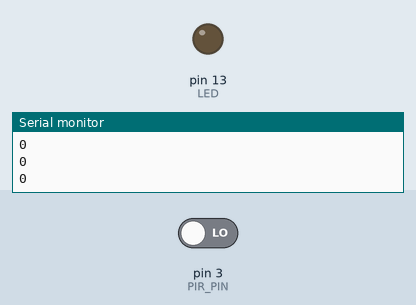
Recording of a sketch running on a simulated Arduino Uno, built with avr-gcc and run on an emulated ATmega328P. Shown: output pins drawn as LEDs (lit = HIGH), the last lines printed to the serial monitor. Inputs (shaded band) come from the test bench; at power-on: pin 3 (PIR_PIN) LOW.

Above: at 2.8 s.
2.9 s: pin 3 (PIR_PIN) driven HIGH
At 3.3 s:
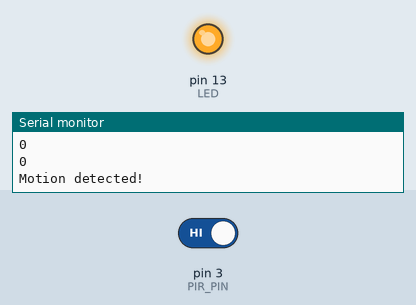
4.5 s: pin 3 (PIR_PIN) driven LOW
At 6.0 s:
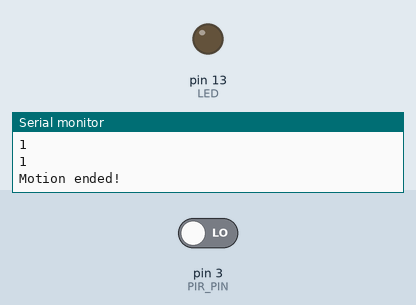
Timing chart, 0 to 7.5 s (numbered marks = the images above; inputs shaded):
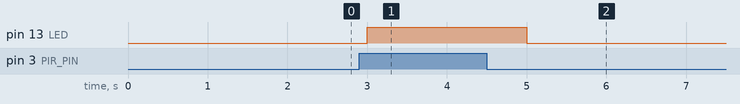

The sketch:

Mvt_Detector.ino
```cpp
#define PIR_PIN  3
#define LED 13
int val = 0;  // variable to store the value coming from the sensor
int pirState = LOW;

void setup()
{
  pinMode(PIR_PIN, INPUT);
  pinMode(LED, OUTPUT);
  Serial.begin(9600);
}

void loop()
{
  Serial.println(val);
  val = digitalRead(PIR_PIN);  // read input value
  if (val == HIGH)
  {            // check if the input is HIGH
    if (pirState == LOW)
    {      // we have just turned on
      digitalWrite(LED, HIGH);
      Serial.println("Motion detected!");      // We only want to print on the output change, not state
      pirState = HIGH;
    }
  }
  else
  {
    if (pirState == HIGH)
    {      // we have just turned of
      digitalWrite(LED, LOW);
      Serial.println("Motion ended!");      // We only want to print on the output change, not state
      pirState = LOW;
    }
  }
  delay(1000);
}
```

Measured:
- after the input at 2.9 s, pin 13 (LED): LOW → HIGH after 0.10 s
- after the input at 4.5 s, pin 13 (LED): HIGH → LOW after 0.50 s
